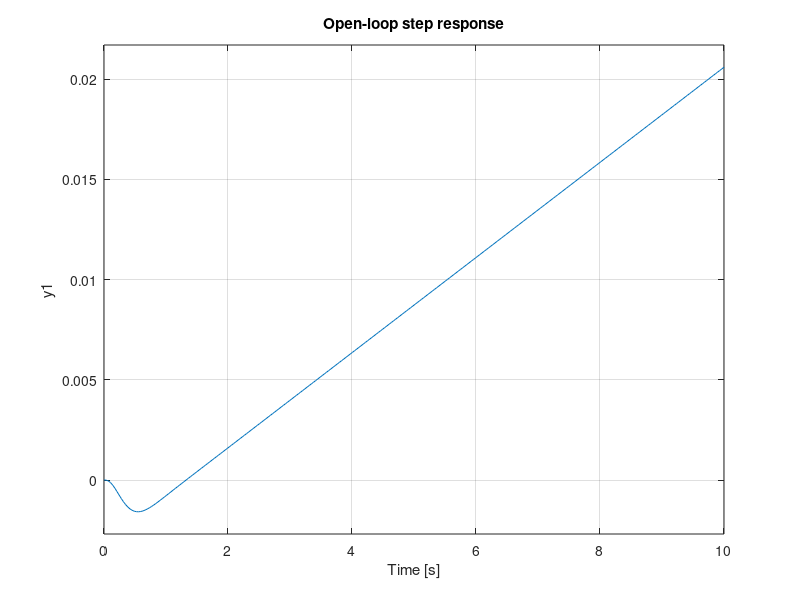

Write MATLAB code to recreate this figure. (Note: this script raises an error after producing the figure.)
%% Setup the plant
s = tf('s');
P = -1.202*(s-1)/(s*(s+9)*(s^2+12*s+56.25));
figure; 
subplot(2,1,1);
step(P,10);
title('Open-loop step response');

%% Design the PID controller
% Kp = 10;
% Ki = 10;
% Kd = 0;
% C = pid(Kp,Ki,Kd);
C = (s*(s+9)*(s^2+12*s+56.25))/(s-1)*(s-2);
H = feedback(C*P,1);
S = stepinfo(H);
ts = S.SettlingTime;
tr = S.RiseTime;
Mo = S.SettlingMax;
ess = 0;

%% Simulate the closed-loop step response
figure; 
subplot(2,1,2);
step(H,10);
title('Closed-loop step response');
J = 10*tr + ts + 20*Mo + 100*ess;
